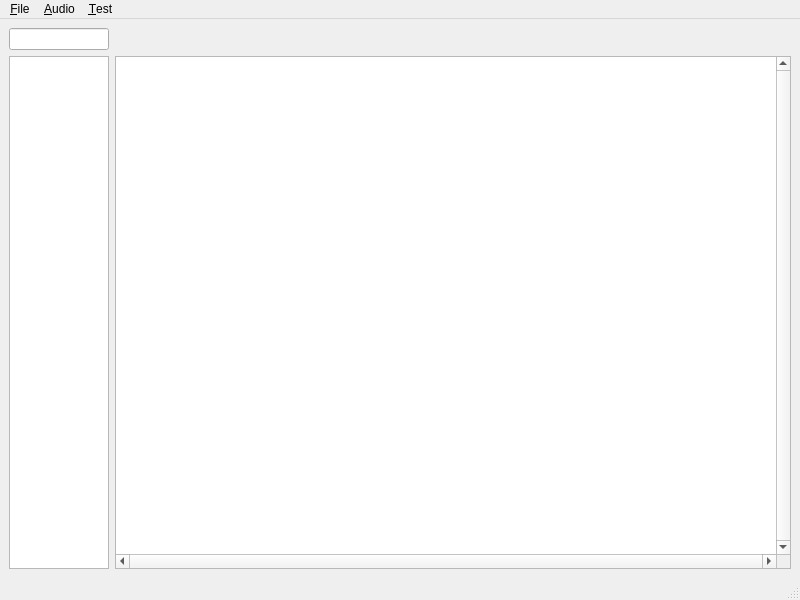
<?xml version="1.0" encoding="UTF-8"?>
<ui version="4.0">
 <class>MainWindow</class>
 <widget class="QMainWindow" name="MainWindow">
  <property name="geometry">
   <rect>
    <x>0</x>
    <y>0</y>
    <width>800</width>
    <height>600</height>
   </rect>
  </property>
  <property name="windowTitle">
   <string>MainWindow</string>
  </property>
  <widget class="QWidget" name="centralwidget">
   <property name="sizePolicy">
    <sizepolicy hsizetype="Preferred" vsizetype="Preferred">
     <horstretch>0</horstretch>
     <verstretch>0</verstretch>
    </sizepolicy>
   </property>
   <layout class="QHBoxLayout" name="horizontalLayout_2">
    <item>
     <layout class="QVBoxLayout" name="verticalLayout_3">
      <item>
       <widget class="QLineEdit" name="lineEdit">
        <property name="sizePolicy">
         <sizepolicy hsizetype="Fixed" vsizetype="Fixed">
          <horstretch>0</horstretch>
          <verstretch>0</verstretch>
         </sizepolicy>
        </property>
        <property name="minimumSize">
         <size>
          <width>100</width>
          <height>22</height>
         </size>
        </property>
        <property name="maximumSize">
         <size>
          <width>100</width>
          <height>22</height>
         </size>
        </property>
       </widget>
      </item>
      <item>
       <widget class="TrackHeaderListView" name="listView_2">
        <property name="sizePolicy">
         <sizepolicy hsizetype="Fixed" vsizetype="Expanding">
          <horstretch>0</horstretch>
          <verstretch>0</verstretch>
         </sizepolicy>
        </property>
        <property name="minimumSize">
         <size>
          <width>100</width>
          <height>0</height>
         </size>
        </property>
        <property name="maximumSize">
         <size>
          <width>100</width>
          <height>16777215</height>
         </size>
        </property>
        <property name="verticalScrollBarPolicy">
         <enum>Qt::ScrollBarAlwaysOff</enum>
        </property>
        <property name="horizontalScrollBarPolicy">
         <enum>Qt::ScrollBarAlwaysOff</enum>
        </property>
        <property name="verticalScrollMode">
         <enum>QAbstractItemView::ScrollPerPixel</enum>
        </property>
        <property name="horizontalScrollMode">
         <enum>QAbstractItemView::ScrollPerPixel</enum>
        </property>
        <property name="uniformItemSizes">
         <bool>true</bool>
        </property>
        <property name="batchSize">
         <number>10</number>
        </property>
       </widget>
      </item>
     </layout>
    </item>
    <item>
     <layout class="QVBoxLayout" name="verticalLayout" stretch="0,0">
      <item>
       <widget class="TimelineWidget" name="widget" native="true">
        <property name="sizePolicy">
         <sizepolicy hsizetype="Expanding" vsizetype="Fixed">
          <horstretch>0</horstretch>
          <verstretch>0</verstretch>
         </sizepolicy>
        </property>
        <property name="minimumSize">
         <size>
          <width>0</width>
          <height>22</height>
         </size>
        </property>
        <property name="maximumSize">
         <size>
          <width>16777215</width>
          <height>22</height>
         </size>
        </property>
       </widget>
      </item>
      <item>
       <widget class="TrackListView" name="listView">
        <property name="verticalScrollBarPolicy">
         <enum>Qt::ScrollBarAlwaysOn</enum>
        </property>
        <property name="horizontalScrollBarPolicy">
         <enum>Qt::ScrollBarAlwaysOn</enum>
        </property>
        <property name="sizeAdjustPolicy">
         <enum>QAbstractScrollArea::AdjustIgnored</enum>
        </property>
        <property name="verticalScrollMode">
         <enum>QAbstractItemView::ScrollPerPixel</enum>
        </property>
        <property name="horizontalScrollMode">
         <enum>QAbstractItemView::ScrollPerPixel</enum>
        </property>
        <property name="uniformItemSizes">
         <bool>true</bool>
        </property>
        <property name="batchSize">
         <number>10</number>
        </property>
       </widget>
      </item>
     </layout>
    </item>
   </layout>
  </widget>
  <widget class="QMenuBar" name="menubar">
   <property name="geometry">
    <rect>
     <x>0</x>
     <y>0</y>
     <width>800</width>
     <height>19</height>
    </rect>
   </property>
   <widget class="QMenu" name="menu_File">
    <property name="title">
     <string>&amp;File</string>
    </property>
    <addaction name="action_New_Project"/>
    <addaction name="action_Open_Project"/>
    <addaction name="separator"/>
    <addaction name="action_Close_Project"/>
    <addaction name="separator"/>
    <addaction name="action_Save_Project"/>
    <addaction name="separator"/>
    <addaction name="actionE_xit"/>
   </widget>
   <widget class="QMenu" name="menu_Audio">
    <property name="title">
     <string>&amp;Audio</string>
    </property>
    <addaction name="action_Load_File"/>
   </widget>
   <widget class="QMenu" name="menu_Test">
    <property name="title">
     <string>&amp;Test</string>
    </property>
    <addaction name="action_Send_Message"/>
   </widget>
   <addaction name="menu_File"/>
   <addaction name="menu_Audio"/>
   <addaction name="menu_Test"/>
  </widget>
  <widget class="QStatusBar" name="statusbar"/>
  <action name="action_New_Project">
   <property name="text">
    <string>&amp;New Project</string>
   </property>
  </action>
  <action name="action_Open_Project">
   <property name="text">
    <string>&amp;Open Project</string>
   </property>
  </action>
  <action name="action_Close_Project">
   <property name="text">
    <string>&amp;Close Project</string>
   </property>
  </action>
  <action name="action_Save_Project">
   <property name="text">
    <string>&amp;Save Project</string>
   </property>
  </action>
  <action name="actionE_xit">
   <property name="text">
    <string>E&amp;xit</string>
   </property>
  </action>
  <action name="action_Load_File">
   <property name="text">
    <string>&amp;Load File</string>
   </property>
  </action>
  <action name="action_Send_Message">
   <property name="text">
    <string>&amp;Send Message</string>
   </property>
  </action>
 </widget>
 <customwidgets>
  <customwidget>
   <class>TrackListView</class>
   <extends>QListView</extends>
   <header>ui/TrackListView.h</header>
  </customwidget>
  <customwidget>
   <class>TimelineWidget</class>
   <extends>QWidget</extends>
   <header>ui/TimelineWidget.h</header>
   <container>1</container>
  </customwidget>
  <customwidget>
   <class>TrackHeaderListView</class>
   <extends>QListView</extends>
   <header>ui/TrackHeaderListView.h</header>
  </customwidget>
 </customwidgets>
 <resources/>
 <connections/>
</ui>
